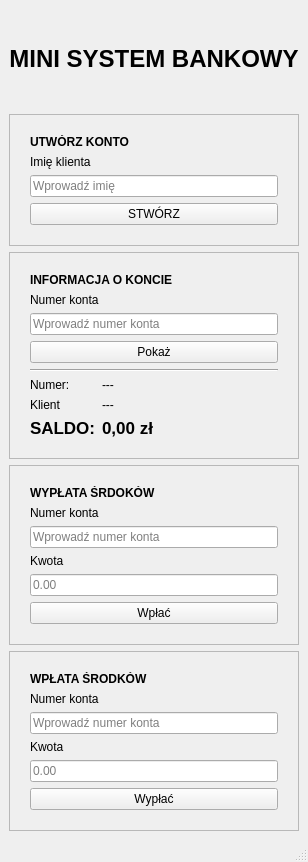
<?xml version="1.0" encoding="UTF-8"?>
<ui version="4.0">
 <class>MainWindow</class>
 <widget class="QMainWindow" name="MainWindow">
  <property name="geometry">
   <rect>
    <x>0</x>
    <y>0</y>
    <width>299</width>
    <height>862</height>
   </rect>
  </property>
  <property name="windowTitle">
   <string>MainWindow</string>
  </property>
  <property name="styleSheet">
   <string notr="true"/>
  </property>
  <widget class="QWidget" name="centralwidget">
   <layout class="QVBoxLayout" name="verticalLayout_5">
    <item>
     <widget class="QLabel" name="label">
      <property name="font">
       <font>
        <pointsize>18</pointsize>
        <weight>75</weight>
        <bold>true</bold>
       </font>
      </property>
      <property name="text">
       <string>MINI SYSTEM BANKOWY</string>
      </property>
      <property name="textFormat">
       <enum>Qt::PlainText</enum>
      </property>
      <property name="alignment">
       <set>Qt::AlignCenter</set>
      </property>
     </widget>
    </item>
    <item>
     <widget class="QFrame" name="frame">
      <property name="frameShape">
       <enum>QFrame::StyledPanel</enum>
      </property>
      <property name="frameShadow">
       <enum>QFrame::Raised</enum>
      </property>
      <layout class="QVBoxLayout" name="verticalLayout">
       <property name="leftMargin">
        <number>20</number>
       </property>
       <property name="topMargin">
        <number>20</number>
       </property>
       <property name="rightMargin">
        <number>20</number>
       </property>
       <property name="bottomMargin">
        <number>20</number>
       </property>
       <item>
        <widget class="QLabel" name="label_2">
         <property name="font">
          <font>
           <weight>75</weight>
           <bold>true</bold>
          </font>
         </property>
         <property name="text">
          <string>UTWÓRZ KONTO</string>
         </property>
        </widget>
       </item>
       <item>
        <widget class="QLabel" name="label_3">
         <property name="text">
          <string>Imię klienta</string>
         </property>
        </widget>
       </item>
       <item>
        <widget class="QLineEdit" name="inputCreateName">
         <property name="text">
          <string/>
         </property>
         <property name="placeholderText">
          <string>Wprowadź imię</string>
         </property>
        </widget>
       </item>
       <item>
        <widget class="QPushButton" name="btnCreateAccount">
         <property name="text">
          <string>STWÓRZ</string>
         </property>
        </widget>
       </item>
      </layout>
     </widget>
    </item>
    <item>
     <widget class="QFrame" name="frame_2">
      <property name="frameShape">
       <enum>QFrame::StyledPanel</enum>
      </property>
      <property name="frameShadow">
       <enum>QFrame::Raised</enum>
      </property>
      <layout class="QVBoxLayout" name="verticalLayout_2">
       <property name="leftMargin">
        <number>20</number>
       </property>
       <property name="topMargin">
        <number>20</number>
       </property>
       <property name="rightMargin">
        <number>20</number>
       </property>
       <property name="bottomMargin">
        <number>20</number>
       </property>
       <item>
        <widget class="QLabel" name="label_4">
         <property name="font">
          <font>
           <weight>75</weight>
           <bold>true</bold>
          </font>
         </property>
         <property name="text">
          <string>INFORMACJA O KONCIE</string>
         </property>
        </widget>
       </item>
       <item>
        <widget class="QLabel" name="label_5">
         <property name="text">
          <string>Numer konta</string>
         </property>
        </widget>
       </item>
       <item>
        <widget class="QLineEdit" name="inputInfoAccount">
         <property name="text">
          <string/>
         </property>
         <property name="placeholderText">
          <string>Wprowadź numer konta</string>
         </property>
        </widget>
       </item>
       <item>
        <widget class="QPushButton" name="btnShowInfo">
         <property name="text">
          <string>Pokaż</string>
         </property>
        </widget>
       </item>
       <item>
        <widget class="Line" name="line">
         <property name="orientation">
          <enum>Qt::Horizontal</enum>
         </property>
        </widget>
       </item>
       <item>
        <layout class="QFormLayout" name="formLayout">
         <property name="labelAlignment">
          <set>Qt::AlignLeading|Qt::AlignLeft|Qt::AlignVCenter</set>
         </property>
         <property name="formAlignment">
          <set>Qt::AlignLeading|Qt::AlignLeft|Qt::AlignTop</set>
         </property>
         <item row="0" column="0">
          <widget class="QLabel" name="label_12">
           <property name="text">
            <string>Numer:</string>
           </property>
          </widget>
         </item>
         <item row="0" column="1">
          <widget class="QLabel" name="lblInfoNumber">
           <property name="text">
            <string>---</string>
           </property>
          </widget>
         </item>
         <item row="1" column="0">
          <widget class="QLabel" name="label_14">
           <property name="text">
            <string>Klient</string>
           </property>
          </widget>
         </item>
         <item row="1" column="1">
          <widget class="QLabel" name="lblInfoOwner">
           <property name="text">
            <string>---</string>
           </property>
          </widget>
         </item>
         <item row="2" column="1">
          <widget class="QLabel" name="lblInfoBalance">
           <property name="font">
            <font>
             <pointsize>13</pointsize>
             <weight>75</weight>
             <bold>true</bold>
            </font>
           </property>
           <property name="text">
            <string>0,00 zł</string>
           </property>
          </widget>
         </item>
         <item row="2" column="0">
          <widget class="QLabel" name="label_16">
           <property name="font">
            <font>
             <pointsize>13</pointsize>
             <weight>75</weight>
             <bold>true</bold>
            </font>
           </property>
           <property name="text">
            <string>SALDO:</string>
           </property>
          </widget>
         </item>
        </layout>
       </item>
      </layout>
     </widget>
    </item>
    <item>
     <widget class="QFrame" name="frame_4">
      <property name="frameShape">
       <enum>QFrame::StyledPanel</enum>
      </property>
      <property name="frameShadow">
       <enum>QFrame::Raised</enum>
      </property>
      <layout class="QVBoxLayout" name="verticalLayout_4">
       <property name="leftMargin">
        <number>20</number>
       </property>
       <property name="topMargin">
        <number>20</number>
       </property>
       <property name="rightMargin">
        <number>20</number>
       </property>
       <property name="bottomMargin">
        <number>20</number>
       </property>
       <item>
        <widget class="QLabel" name="label_8">
         <property name="font">
          <font>
           <weight>75</weight>
           <bold>true</bold>
          </font>
         </property>
         <property name="text">
          <string>WYPŁATA ŚRDOKÓW</string>
         </property>
        </widget>
       </item>
       <item>
        <widget class="QLabel" name="label_9">
         <property name="text">
          <string>Numer konta</string>
         </property>
        </widget>
       </item>
       <item>
        <widget class="QLineEdit" name="inputWithdrawAccount">
         <property name="text">
          <string/>
         </property>
         <property name="placeholderText">
          <string>Wprowadź numer konta</string>
         </property>
        </widget>
       </item>
       <item>
        <widget class="QLabel" name="label_11">
         <property name="text">
          <string>Kwota</string>
         </property>
        </widget>
       </item>
       <item>
        <widget class="QLineEdit" name="inputWithdrawAmount">
         <property name="text">
          <string/>
         </property>
         <property name="placeholderText">
          <string>0.00</string>
         </property>
        </widget>
       </item>
       <item>
        <widget class="QPushButton" name="btnWithdraw">
         <property name="text">
          <string>Wpłać</string>
         </property>
        </widget>
       </item>
      </layout>
     </widget>
    </item>
    <item>
     <widget class="QFrame" name="frame_3">
      <property name="frameShape">
       <enum>QFrame::StyledPanel</enum>
      </property>
      <property name="frameShadow">
       <enum>QFrame::Raised</enum>
      </property>
      <layout class="QVBoxLayout" name="verticalLayout_3">
       <property name="leftMargin">
        <number>20</number>
       </property>
       <property name="topMargin">
        <number>20</number>
       </property>
       <property name="rightMargin">
        <number>20</number>
       </property>
       <property name="bottomMargin">
        <number>20</number>
       </property>
       <item>
        <widget class="QLabel" name="label_6">
         <property name="font">
          <font>
           <weight>75</weight>
           <bold>true</bold>
          </font>
         </property>
         <property name="text">
          <string>WPŁATA ŚRODKÓW</string>
         </property>
        </widget>
       </item>
       <item>
        <widget class="QLabel" name="label_7">
         <property name="text">
          <string>Numer konta</string>
         </property>
        </widget>
       </item>
       <item>
        <widget class="QLineEdit" name="inputDepositAccount">
         <property name="text">
          <string/>
         </property>
         <property name="placeholderText">
          <string>Wprowadź numer konta</string>
         </property>
        </widget>
       </item>
       <item>
        <widget class="QLabel" name="label_10">
         <property name="text">
          <string>Kwota</string>
         </property>
        </widget>
       </item>
       <item>
        <widget class="QLineEdit" name="inputDepositAmount">
         <property name="text">
          <string/>
         </property>
         <property name="placeholderText">
          <string>0.00</string>
         </property>
        </widget>
       </item>
       <item>
        <widget class="QPushButton" name="btnDeposit">
         <property name="text">
          <string>Wypłać</string>
         </property>
        </widget>
       </item>
      </layout>
     </widget>
    </item>
   </layout>
  </widget>
  <widget class="QMenuBar" name="menubar">
   <property name="geometry">
    <rect>
     <x>0</x>
     <y>0</y>
     <width>299</width>
     <height>21</height>
    </rect>
   </property>
  </widget>
  <widget class="QStatusBar" name="statusbar"/>
 </widget>
 <resources/>
 <connections/>
</ui>
